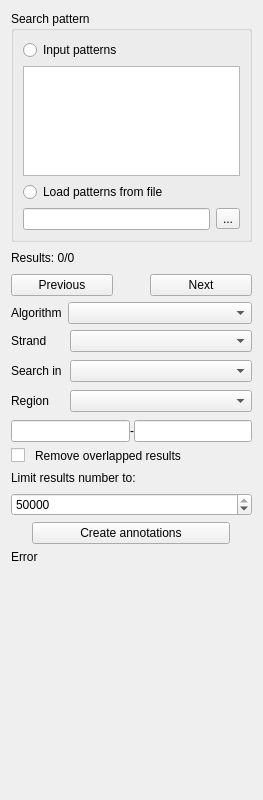
<?xml version="1.0" encoding="UTF-8"?>
<ui version="4.0">
 <class>FindPatternForm</class>
 <widget class="QWidget" name="FindPatternForm">
  <property name="geometry">
   <rect>
    <x>0</x>
    <y>0</y>
    <width>263</width>
    <height>800</height>
   </rect>
  </property>
  <property name="sizePolicy">
   <sizepolicy hsizetype="Preferred" vsizetype="Minimum">
    <horstretch>0</horstretch>
    <verstretch>0</verstretch>
   </sizepolicy>
  </property>
  <property name="focusPolicy">
   <enum>Qt::StrongFocus</enum>
  </property>
  <property name="windowTitle">
   <string notr="true">Form</string>
  </property>
  <layout class="QVBoxLayout" name="verticalLayout_3">
   <item>
    <widget class="QGroupBox" name="groupBox">
     <property name="title">
      <string>Search pattern</string>
     </property>
     <layout class="QVBoxLayout" name="verticalLayout">
      <item>
       <widget class="QRadioButton" name="usePatternFromTextEditRadioButton">
        <property name="text">
         <string>Input patterns</string>
        </property>
       </widget>
      </item>
      <item>
       <widget class="QTextEdit" name="textPattern">
        <property name="sizePolicy">
         <sizepolicy hsizetype="Preferred" vsizetype="Fixed">
          <horstretch>0</horstretch>
          <verstretch>0</verstretch>
         </sizepolicy>
        </property>
        <property name="minimumSize">
         <size>
          <width>0</width>
          <height>90</height>
         </size>
        </property>
        <property name="maximumSize">
         <size>
          <width>16777215</width>
          <height>110</height>
         </size>
        </property>
        <property name="focusPolicy">
         <enum>Qt::StrongFocus</enum>
        </property>
        <property name="tabChangesFocus">
         <bool>true</bool>
        </property>
        <property name="undoRedoEnabled">
         <bool>false</bool>
        </property>
       </widget>
      </item>
      <item>
       <widget class="QRadioButton" name="usePatternFromFileRadioButton">
        <property name="text">
         <string>Load patterns from file</string>
        </property>
       </widget>
      </item>
      <item>
       <layout class="QHBoxLayout" name="horizontalLayout_6">
        <item>
         <widget class="QLineEdit" name="filePathLineEdit"/>
        </item>
        <item>
         <widget class="QToolButton" name="loadFromFileToolButton">
          <property name="text">
           <string>...</string>
          </property>
         </widget>
        </item>
       </layout>
      </item>
     </layout>
    </widget>
   </item>
   <item>
    <layout class="QHBoxLayout" name="horizontalLayout_5">
     <item>
      <widget class="QLabel" name="resultLabel">
       <property name="text">
        <string notr="true">Results: 0/0</string>
       </property>
       <property name="wordWrap">
        <bool>true</bool>
       </property>
      </widget>
     </item>
     <item>
      <widget class="QLabel" name="progressLabel">
       <property name="text">
        <string notr="true"/>
       </property>
       <property name="wordWrap">
        <bool>true</bool>
       </property>
      </widget>
     </item>
     <item>
      <spacer name="horizontalSpacer">
       <property name="orientation">
        <enum>Qt::Horizontal</enum>
       </property>
       <property name="sizeHint" stdset="0">
        <size>
         <width>40</width>
         <height>20</height>
        </size>
       </property>
      </spacer>
     </item>
    </layout>
   </item>
   <item>
    <layout class="QHBoxLayout" name="horizontalLayout_3">
     <item>
      <spacer name="horizontalSpacer_3">
       <property name="orientation">
        <enum>Qt::Horizontal</enum>
       </property>
       <property name="sizeType">
        <enum>QSizePolicy::MinimumExpanding</enum>
       </property>
       <property name="sizeHint" stdset="0">
        <size>
         <width>0</width>
         <height>20</height>
        </size>
       </property>
      </spacer>
     </item>
     <item>
      <widget class="QPushButton" name="prevPushButton">
       <property name="sizePolicy">
        <sizepolicy hsizetype="Fixed" vsizetype="Fixed">
         <horstretch>0</horstretch>
         <verstretch>0</verstretch>
        </sizepolicy>
       </property>
       <property name="minimumSize">
        <size>
         <width>102</width>
         <height>0</height>
        </size>
       </property>
       <property name="maximumSize">
        <size>
         <width>95</width>
         <height>16777215</height>
        </size>
       </property>
       <property name="text">
        <string>Previous</string>
       </property>
       <property name="shortcut">
        <string>Shift+Return</string>
       </property>
      </widget>
     </item>
     <item>
      <spacer name="horizontalSpacer_2">
       <property name="orientation">
        <enum>Qt::Horizontal</enum>
       </property>
       <property name="sizeType">
        <enum>QSizePolicy::Maximum</enum>
       </property>
       <property name="sizeHint" stdset="0">
        <size>
         <width>50</width>
         <height>20</height>
        </size>
       </property>
      </spacer>
     </item>
     <item>
      <widget class="QPushButton" name="nextPushButton">
       <property name="sizePolicy">
        <sizepolicy hsizetype="Fixed" vsizetype="Fixed">
         <horstretch>0</horstretch>
         <verstretch>0</verstretch>
        </sizepolicy>
       </property>
       <property name="minimumSize">
        <size>
         <width>102</width>
         <height>0</height>
        </size>
       </property>
       <property name="maximumSize">
        <size>
         <width>95</width>
         <height>16777215</height>
        </size>
       </property>
       <property name="text">
        <string>Next</string>
       </property>
       <property name="shortcut">
        <string>Return</string>
       </property>
      </widget>
     </item>
     <item>
      <spacer name="horizontalSpacer_4">
       <property name="orientation">
        <enum>Qt::Horizontal</enum>
       </property>
       <property name="sizeType">
        <enum>QSizePolicy::MinimumExpanding</enum>
       </property>
       <property name="sizeHint" stdset="0">
        <size>
         <width>0</width>
         <height>20</height>
        </size>
       </property>
      </spacer>
     </item>
    </layout>
   </item>
   <item>
    <layout class="QVBoxLayout" name="subgroupsLayout"/>
   </item>
   <item>
    <widget class="QWidget" name="widgetAlgorithm" native="true">
     <property name="maximumSize">
      <size>
       <width>16777215</width>
       <height>16777215</height>
      </size>
     </property>
     <layout class="QGridLayout" name="gridLayout_2">
      <property name="leftMargin">
       <number>0</number>
      </property>
      <property name="topMargin">
       <number>0</number>
      </property>
      <property name="rightMargin">
       <number>0</number>
      </property>
      <property name="bottomMargin">
       <number>0</number>
      </property>
      <item row="2" column="0" colspan="2">
       <layout class="QVBoxLayout" name="layoutAlgorithmSettings"/>
      </item>
      <item row="1" column="0" alignment="Qt::AlignLeft">
       <widget class="QLabel" name="label">
        <property name="sizePolicy">
         <sizepolicy hsizetype="Preferred" vsizetype="Preferred">
          <horstretch>0</horstretch>
          <verstretch>0</verstretch>
         </sizepolicy>
        </property>
        <property name="text">
         <string>Algorithm</string>
        </property>
       </widget>
      </item>
      <item row="1" column="1">
       <widget class="QComboBox" name="boxAlgorithm">
        <property name="sizePolicy">
         <sizepolicy hsizetype="Expanding" vsizetype="Fixed">
          <horstretch>0</horstretch>
          <verstretch>0</verstretch>
         </sizepolicy>
        </property>
        <property name="minimumSize">
         <size>
          <width>0</width>
          <height>0</height>
         </size>
        </property>
        <property name="maximumSize">
         <size>
          <width>16777215</width>
          <height>16777215</height>
         </size>
        </property>
        <property name="baseSize">
         <size>
          <width>0</width>
          <height>0</height>
         </size>
        </property>
        <property name="sizeAdjustPolicy">
         <enum>QComboBox::AdjustToMinimumContentsLength</enum>
        </property>
       </widget>
      </item>
      <item row="0" column="1">
       <layout class="QHBoxLayout" name="horizontalLayout"/>
      </item>
     </layout>
    </widget>
   </item>
   <item>
    <widget class="QWidget" name="widgetSearchIn" native="true">
     <property name="sizePolicy">
      <sizepolicy hsizetype="Preferred" vsizetype="Preferred">
       <horstretch>0</horstretch>
       <verstretch>0</verstretch>
      </sizepolicy>
     </property>
     <property name="maximumSize">
      <size>
       <width>16777215</width>
       <height>16777215</height>
      </size>
     </property>
     <layout class="QGridLayout" name="gridLayout_3">
      <property name="leftMargin">
       <number>0</number>
      </property>
      <property name="topMargin">
       <number>0</number>
      </property>
      <property name="rightMargin">
       <number>0</number>
      </property>
      <property name="bottomMargin">
       <number>0</number>
      </property>
      <property name="horizontalSpacing">
       <number>4</number>
      </property>
      <property name="verticalSpacing">
       <number>8</number>
      </property>
      <item row="0" column="0">
       <layout class="QGridLayout" name="gridLayout">
        <property name="spacing">
         <number>8</number>
        </property>
        <item row="2" column="1">
         <widget class="QComboBox" name="boxRegion">
          <property name="sizePolicy">
           <sizepolicy hsizetype="Expanding" vsizetype="Fixed">
            <horstretch>0</horstretch>
            <verstretch>0</verstretch>
           </sizepolicy>
          </property>
          <property name="minimumSize">
           <size>
            <width>0</width>
            <height>0</height>
           </size>
          </property>
          <property name="maximumSize">
           <size>
            <width>16777215</width>
            <height>16777215</height>
           </size>
          </property>
          <property name="sizeAdjustPolicy">
           <enum>QComboBox::AdjustToMinimumContentsLength</enum>
          </property>
         </widget>
        </item>
        <item row="1" column="1">
         <widget class="QComboBox" name="boxSeqTransl">
          <property name="sizePolicy">
           <sizepolicy hsizetype="Expanding" vsizetype="Fixed">
            <horstretch>0</horstretch>
            <verstretch>0</verstretch>
           </sizepolicy>
          </property>
          <property name="minimumSize">
           <size>
            <width>0</width>
            <height>0</height>
           </size>
          </property>
          <property name="maximumSize">
           <size>
            <width>16777215</width>
            <height>16777215</height>
           </size>
          </property>
          <property name="sizeAdjustPolicy">
           <enum>QComboBox::AdjustToMinimumContentsLength</enum>
          </property>
         </widget>
        </item>
        <item row="1" column="0" alignment="Qt::AlignLeft">
         <widget class="QLabel" name="lblSeqTransl">
          <property name="sizePolicy">
           <sizepolicy hsizetype="Minimum" vsizetype="Preferred">
            <horstretch>0</horstretch>
            <verstretch>0</verstretch>
           </sizepolicy>
          </property>
          <property name="text">
           <string>Search in</string>
          </property>
         </widget>
        </item>
        <item row="0" column="0" alignment="Qt::AlignLeft">
         <widget class="QLabel" name="lblStrand">
          <property name="sizePolicy">
           <sizepolicy hsizetype="Minimum" vsizetype="Preferred">
            <horstretch>0</horstretch>
            <verstretch>0</verstretch>
           </sizepolicy>
          </property>
          <property name="text">
           <string>Strand</string>
          </property>
         </widget>
        </item>
        <item row="2" column="0" alignment="Qt::AlignLeft">
         <widget class="QLabel" name="lblRegion">
          <property name="sizePolicy">
           <sizepolicy hsizetype="Minimum" vsizetype="Preferred">
            <horstretch>0</horstretch>
            <verstretch>0</verstretch>
           </sizepolicy>
          </property>
          <property name="text">
           <string>Region</string>
          </property>
         </widget>
        </item>
        <item row="0" column="1">
         <widget class="QComboBox" name="boxStrand">
          <property name="sizePolicy">
           <sizepolicy hsizetype="Expanding" vsizetype="Fixed">
            <horstretch>0</horstretch>
            <verstretch>0</verstretch>
           </sizepolicy>
          </property>
          <property name="minimumSize">
           <size>
            <width>0</width>
            <height>0</height>
           </size>
          </property>
          <property name="maximumSize">
           <size>
            <width>16777215</width>
            <height>16777215</height>
           </size>
          </property>
          <property name="sizeAdjustPolicy">
           <enum>QComboBox::AdjustToMinimumContentsLength</enum>
          </property>
         </widget>
        </item>
       </layout>
      </item>
      <item row="1" column="0">
       <layout class="QHBoxLayout" name="horizontalLayout_2">
        <property name="sizeConstraint">
         <enum>QLayout::SetDefaultConstraint</enum>
        </property>
        <item>
         <widget class="QLineEdit" name="editStart">
          <property name="sizePolicy">
           <sizepolicy hsizetype="Expanding" vsizetype="Fixed">
            <horstretch>0</horstretch>
            <verstretch>0</verstretch>
           </sizepolicy>
          </property>
          <property name="minimumSize">
           <size>
            <width>60</width>
            <height>0</height>
           </size>
          </property>
          <property name="maximumSize">
           <size>
            <width>16777215</width>
            <height>22</height>
           </size>
          </property>
         </widget>
        </item>
        <item>
         <widget class="QLabel" name="lblStartEndConnection">
          <property name="sizePolicy">
           <sizepolicy hsizetype="Fixed" vsizetype="Preferred">
            <horstretch>0</horstretch>
            <verstretch>0</verstretch>
           </sizepolicy>
          </property>
          <property name="text">
           <string>-</string>
          </property>
         </widget>
        </item>
        <item>
         <widget class="QLineEdit" name="editEnd">
          <property name="sizePolicy">
           <sizepolicy hsizetype="Expanding" vsizetype="Fixed">
            <horstretch>0</horstretch>
            <verstretch>0</verstretch>
           </sizepolicy>
          </property>
          <property name="minimumSize">
           <size>
            <width>60</width>
            <height>0</height>
           </size>
          </property>
          <property name="maximumSize">
           <size>
            <width>16777215</width>
            <height>22</height>
           </size>
          </property>
         </widget>
        </item>
       </layout>
      </item>
     </layout>
    </widget>
   </item>
   <item>
    <widget class="QWidget" name="widgetOther" native="true">
     <property name="maximumSize">
      <size>
       <width>16777215</width>
       <height>16777215</height>
      </size>
     </property>
     <layout class="QVBoxLayout" name="verticalLayout_2">
      <property name="spacing">
       <number>8</number>
      </property>
      <property name="leftMargin">
       <number>0</number>
      </property>
      <property name="topMargin">
       <number>0</number>
      </property>
      <property name="rightMargin">
       <number>0</number>
      </property>
      <property name="bottomMargin">
       <number>0</number>
      </property>
      <item>
       <layout class="QHBoxLayout" name="removeOverlapsLayout" stretch="0,1">
        <property name="spacing">
         <number>10</number>
        </property>
        <item>
         <widget class="QCheckBox" name="removeOverlapsBox">
          <property name="text">
           <string/>
          </property>
         </widget>
        </item>
        <item>
         <widget class="QLabel" name="removeOverlapsLabel">
          <property name="text">
           <string>Remove overlapped results</string>
          </property>
          <property name="wordWrap">
           <bool>true</bool>
          </property>
         </widget>
        </item>
       </layout>
      </item>
      <item>
       <layout class="QHBoxLayout" name="layoutUseMaxResult" stretch="1">
        <property name="spacing">
         <number>10</number>
        </property>
        <item>
         <widget class="QLabel" name="labelUseMaxResult">
          <property name="text">
           <string>Limit results number to:</string>
          </property>
          <property name="wordWrap">
           <bool>true</bool>
          </property>
         </widget>
        </item>
       </layout>
      </item>
      <item>
       <widget class="QSpinBox" name="boxMaxResult">
        <property name="maximum">
         <number>50000</number>
        </property>
        <property name="singleStep">
         <number>100</number>
        </property>
        <property name="value">
         <number>50000</number>
        </property>
       </widget>
      </item>
     </layout>
    </widget>
   </item>
   <item>
    <layout class="QHBoxLayout" name="layoutSearchButton">
     <property name="spacing">
      <number>9</number>
     </property>
    </layout>
   </item>
   <item>
    <layout class="QHBoxLayout" name="horizontalLayout_4">
     <item>
      <widget class="QPushButton" name="getAnnotationsPushButton">
       <property name="sizePolicy">
        <sizepolicy hsizetype="Fixed" vsizetype="Fixed">
         <horstretch>0</horstretch>
         <verstretch>0</verstretch>
        </sizepolicy>
       </property>
       <property name="minimumSize">
        <size>
         <width>198</width>
         <height>0</height>
        </size>
       </property>
       <property name="maximumSize">
        <size>
         <width>198</width>
         <height>16777215</height>
        </size>
       </property>
       <property name="text">
        <string>Create annotations</string>
       </property>
      </widget>
     </item>
    </layout>
   </item>
   <item>
    <widget class="QLabel" name="lblErrorMessage">
     <property name="text">
      <string notr="true">Error</string>
     </property>
     <property name="wordWrap">
      <bool>true</bool>
     </property>
    </widget>
   </item>
   <item>
    <spacer name="verticalSpacer">
     <property name="orientation">
      <enum>Qt::Vertical</enum>
     </property>
     <property name="sizeHint" stdset="0">
      <size>
       <width>20</width>
       <height>20</height>
      </size>
     </property>
    </spacer>
   </item>
  </layout>
 </widget>
 <tabstops>
  <tabstop>usePatternFromTextEditRadioButton</tabstop>
  <tabstop>textPattern</tabstop>
  <tabstop>usePatternFromFileRadioButton</tabstop>
  <tabstop>filePathLineEdit</tabstop>
  <tabstop>loadFromFileToolButton</tabstop>
  <tabstop>prevPushButton</tabstop>
  <tabstop>nextPushButton</tabstop>
  <tabstop>boxAlgorithm</tabstop>
  <tabstop>boxStrand</tabstop>
  <tabstop>boxSeqTransl</tabstop>
  <tabstop>boxRegion</tabstop>
  <tabstop>editStart</tabstop>
  <tabstop>editEnd</tabstop>
  <tabstop>removeOverlapsBox</tabstop>
  <tabstop>boxMaxResult</tabstop>
  <tabstop>getAnnotationsPushButton</tabstop>
 </tabstops>
 <resources/>
 <connections/>
</ui>
